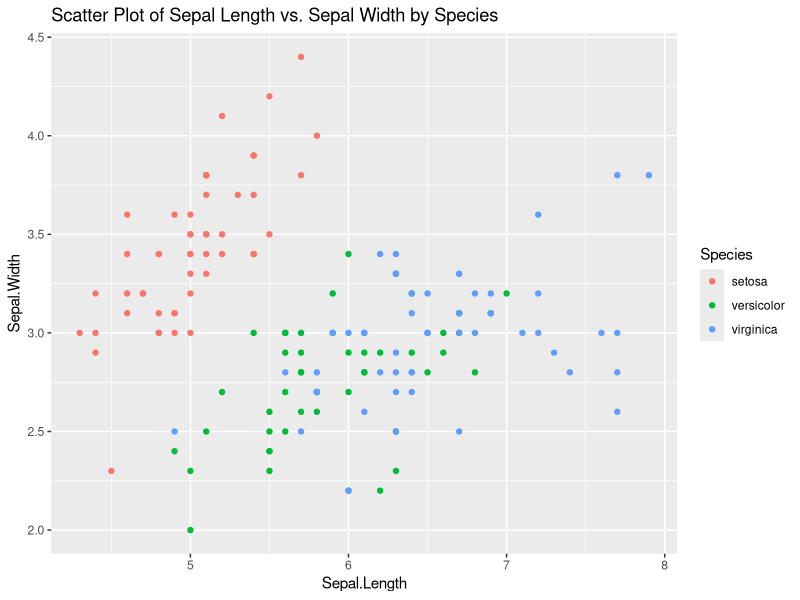
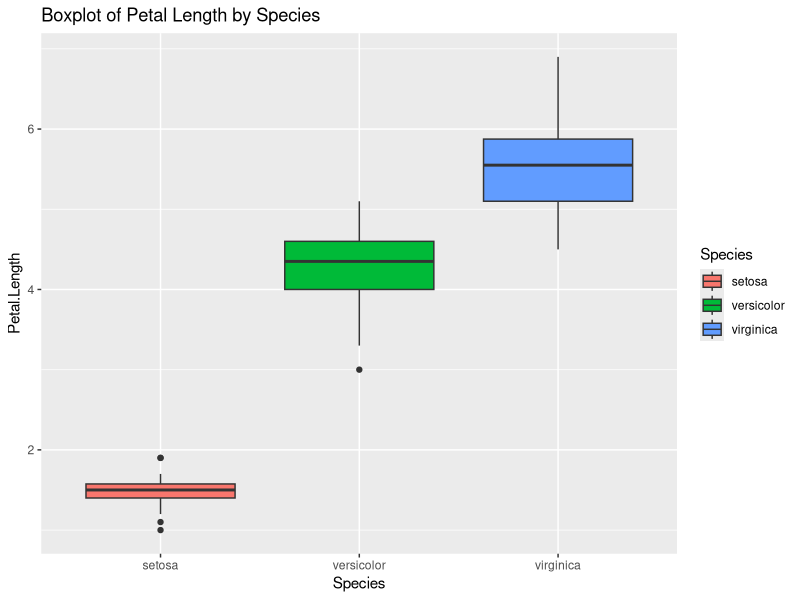
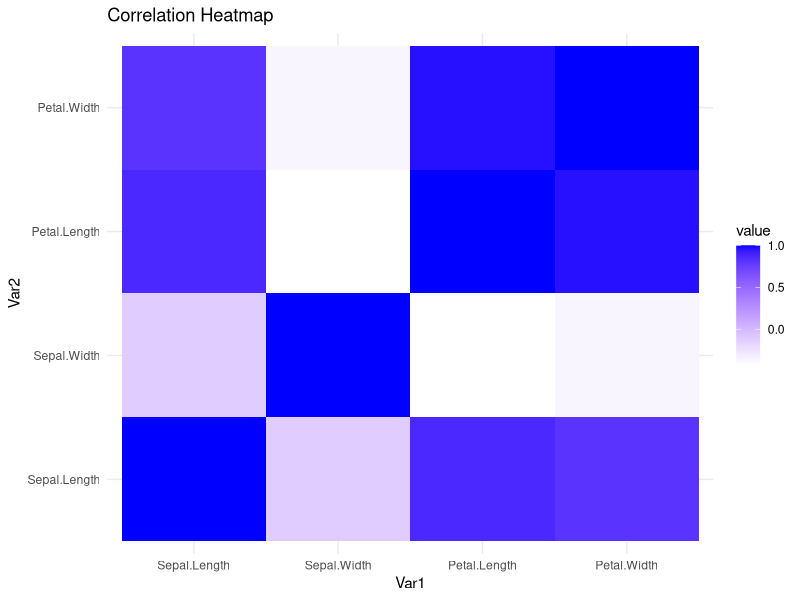
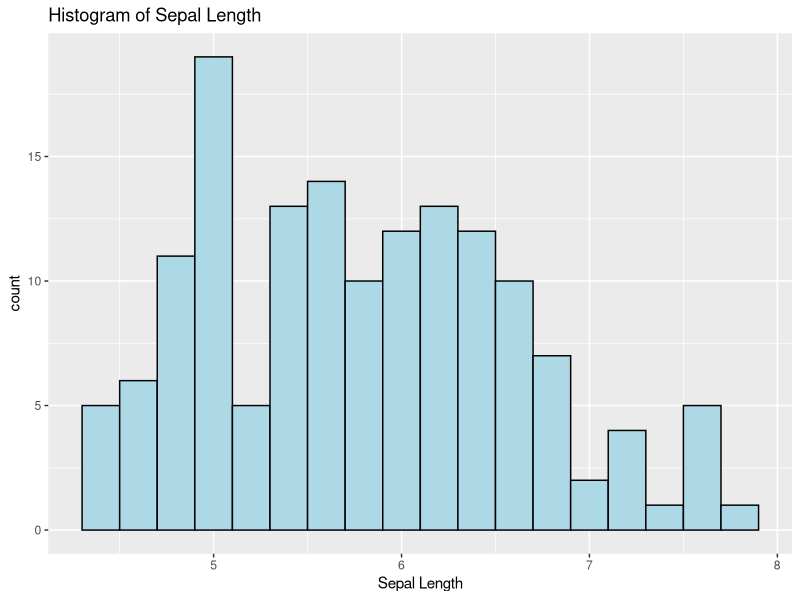
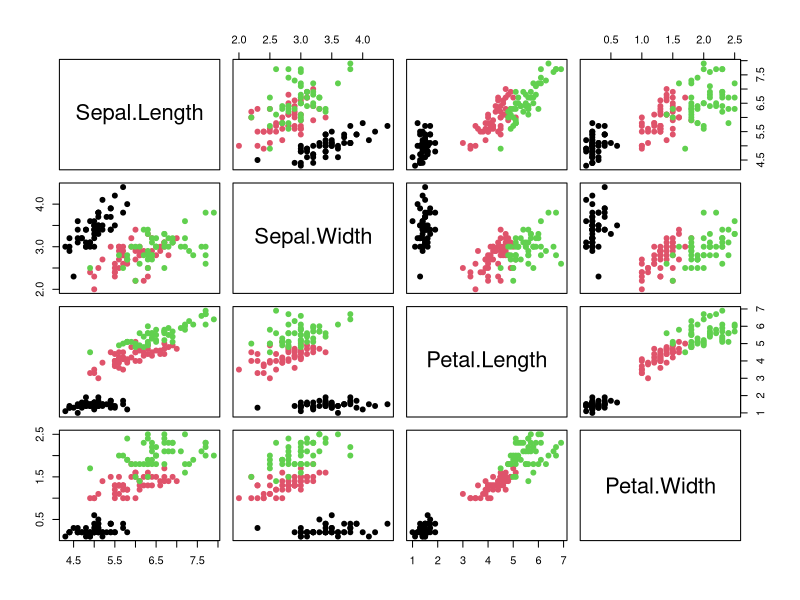
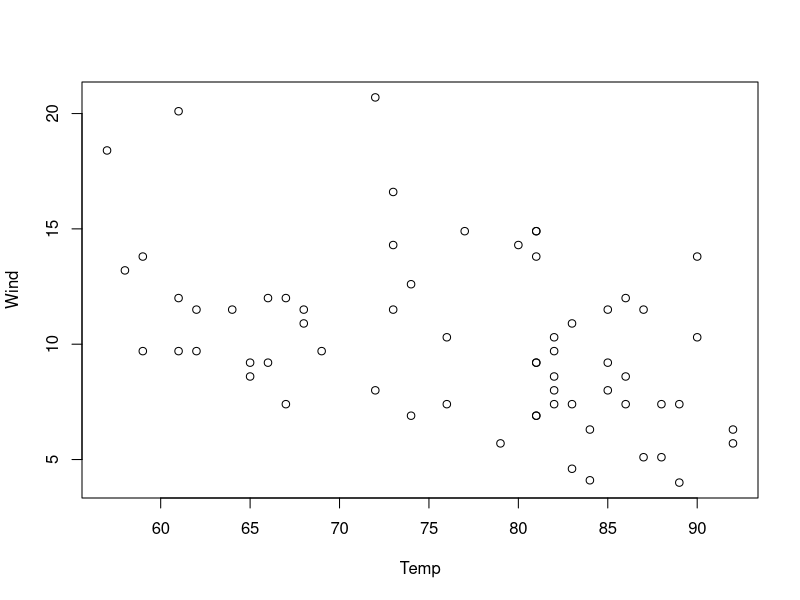
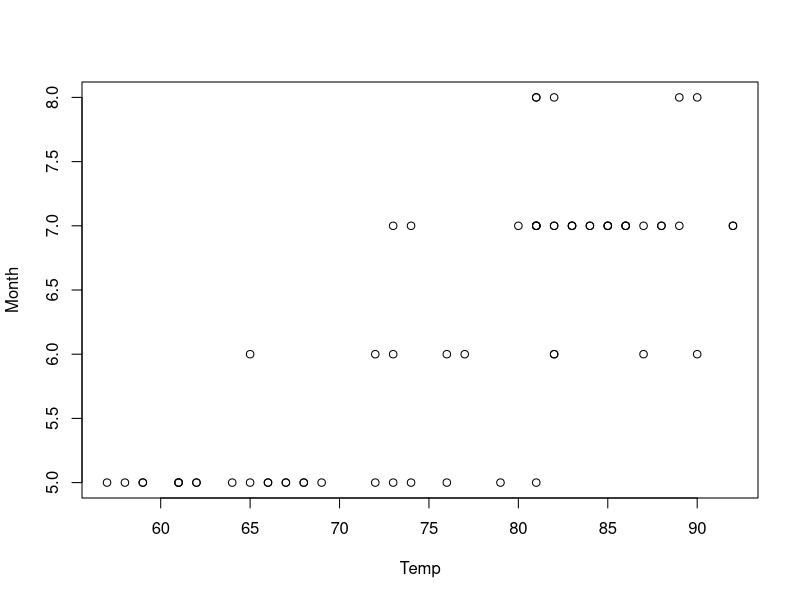
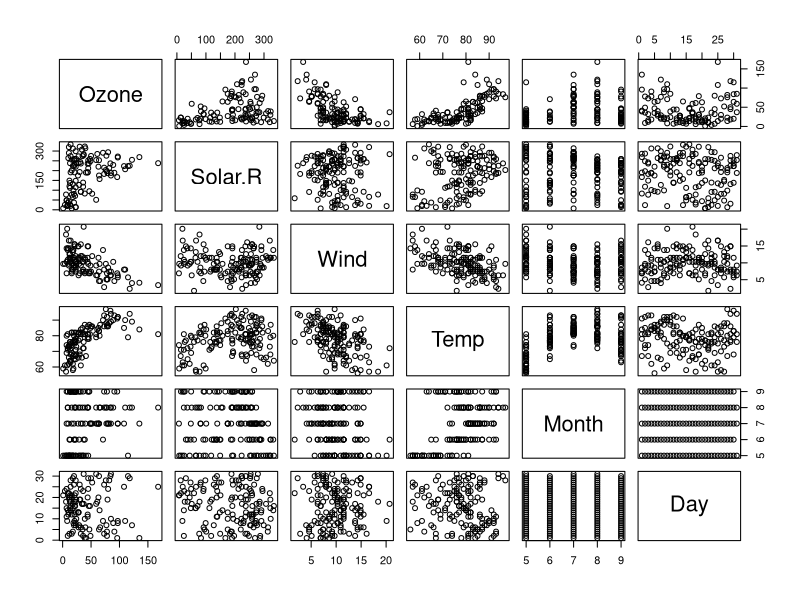

R code for these plots, in order: (Note: this script raises an error after producing the figures.)
library(dplyr)
library(ggplot2)
library(reshape2)


# Load the iris dataset
data(iris)

# Display the structure of the dataset
str(iris)

# Summary statistics
summary(iris)

# Head of the dataset
head(iris)

# Descriptive statistics by group (in this case, by species)
grouped_summary <- iris %>%
  group_by(Species) %>%
  summarise(
    mean_sepal_length = mean(Sepal.Length),
    sd_sepal_length = sd(Sepal.Length),
    mean_petal_length = mean(Petal.Length),
    sd_petal_length = sd(Petal.Length)
  )

print(grouped_summary)

# Visualization: Scatter plot of Sepal.Length vs. Sepal.Width colored by Species
ggplot(iris, aes(x = Sepal.Length, y = Sepal.Width, color = Species)) +
  geom_point() +
  labs(title = "Scatter Plot of Sepal Length vs. Sepal Width by Species")

# Visualization: Boxplot of Petal.Length by Species
ggplot(iris, aes(x = Species, y = Petal.Length, fill = Species)) +
  geom_boxplot() +
  labs(title = "Boxplot of Petal Length by Species")

# Correlation matrix
cor_matrix <- cor(iris[, 1:4])
print(cor_matrix)
melted_cormat <- melt(cor_matrix)
# Visualization: Correlation heatmap
ggplot(data = as.data.frame(melted_cormat), aes(x = Var1, y = Var2, fill = value)) +
  geom_tile() +
  scale_fill_gradient(low = "white", high = "blue") +
  theme_minimal() +
  labs(title = "Correlation Heatmap")

# Histogram of Sepal.Length
ggplot(iris, aes(x = Sepal.Length)) +
  geom_histogram(binwidth = 0.2, fill = "lightblue", color = "black") +
  labs(title = "Histogram of Sepal Length", x = "Sepal Length")

# Pair plot
pairs(iris[, 1:4], col = iris$Species, pch = 19)




# Load necessary libraries
library(ggplot2)
library(GGally)

# Load data
dat <- airquality

# Display structure of data
str(dat)

# View the first few rows of the data
head(dat)

# Summary statistics
summary(dat)

# Scatter plot of Wind vs. Temp for the first 100 rows
trunc_dat <- dat[1:100, ]
trunc_dat <- na.omit(trunc_dat)  # Remove NA values

# Scatter plots
plot(Wind ~ Temp, trunc_dat)
plot(Month ~ Temp, trunc_dat)

# Pairwise plots
pairs(dat)

# Pearson correlation
cor(dat$Wind, dat$Temp, use = "complete.obs")

# Spearman correlation
cor(dat$Wind, dat$Temp, use = "complete.obs", method = "spearman")

# Create a ggplot pairs matrix
pm <- ggpairs(dat)
print(pm)

# Load necessary libraries
library(ggplot2)

# Load sample data
data(flea)
head(flea)
str(flea)

# Scatterplot matrix with ggplot2
ggpairs(flea)

# Specify color by species in scatterplot matrix
ggpairs(flea, columns = 2:4, ggplot2::aes(colour = species))

# Load tips dataset
data(tips, package = "reshape")
head(tips)

# Scatterplot matrix with density plots
ggpairs(tips, upper = list(continuous = "density", combo = "box_no_facet"))
